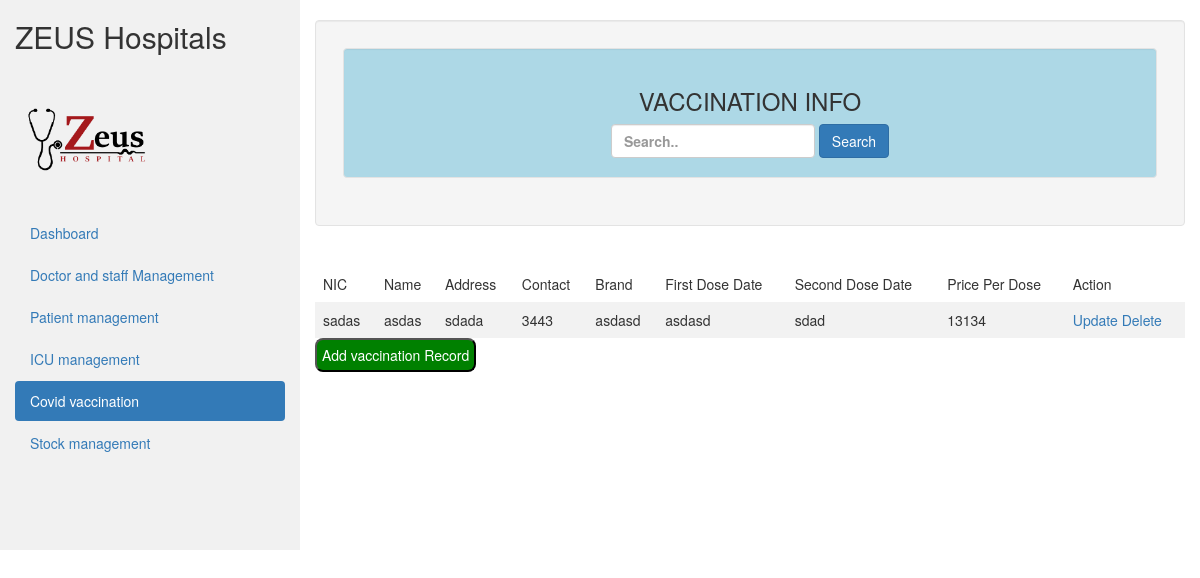
The page /CovidTestingAndVaccination/HTML/testing.php on the database its author committed.
### tables this page shows
CREATE TABLE `testing` (
  `nic` varchar(30) NOT NULL,
  `name` varchar(30) NOT NULL,
  `address` varchar(30) NOT NULL,
  `contact` varchar(30) NOT NULL,
  `brand` varchar(30) NOT NULL,
  `first_dose_date` varchar(30) NOT NULL,
  `second_dose_date` varchar(30) NOT NULL,
  `price` varchar(30) NOT NULL
);

### CovidTestingAndVaccination/HTML/testing.php (the view, shortened to what this page needs)
<!DOCTYPE html>
<html lang="en">
<head>
  <link rel="stylesheet" href="https://maxcdn.bootstrapcdn.com/bootstrap/3.4.1/css/bootstrap.min.css">
  <link res="stylesheet" href="../../AdminDashboard/adminDash.css">
</head>
<body>
<div class="container-fluid">
  <div class="row content">
    <div class="col-sm-3 sidenav hidden-xs">
      <h2>ZEUS Hospitals</h2>
      <img  style="width:150px; height:150px ;"  src="../../HomePage/Images/NavLogo.png">
      <ul class="nav nav-pills nav-stacked">
        <li ><a href="../../AdminDashboard/adminDash.php">Dashboard</a></li>
        <li><a href="../../DoctorAndStaffManagement/HTML/staff.php">Doctor and staff Management</a></li>
        <li><a href="../../PatientManagement/HTML/patient.php">Patient management</a></li>
        <li><a href="../../ICUManagement/HTML/icu.php">ICU management</a></li>
        <li class="active"><a href="#">Covid vaccination</a></li>
        <li><a href="../../EquipmentManagement/HTML/stock.php">Stock management</a></li>
      </ul><br>
    </div>
    <br>
    <div>
<div class="col-sm-9" >
<div class="well">
        <table>
            <tr>
                <td>
                <div class="well" id="dashco">
            <h3 class="empal"> VACCINATION  INFO</h3>
            <div>
            <form class="form-inline" method="POST" action=""><input type="text"
            name="search" class="form-control" placeholder="Search..">
            <button type="submit" name="save" class="btn btn-primary">Search</button></form>
            </div>
            </div>
    </table>
      </div>
            <br>
            <?php
               $host = "localhost";
               $user = "root";
               $password = "";
               $db = "zeus";
               $conn = mysqli_connect($host,$user,$password,$db);
              $result = mysqli_query($conn,"SELECT * FROM testing");
?>
<?php
if (mysqli_num_rows($result) > 0) {
?>
                    <table>
                        <tr>
                          <td>NIC</td>
                        <td>Name</td>
                        <td>Address</td>
                        <td>Contact</td>
                        <td>Brand</td>
                        <td>First Dose Date</td>
                        <td>Second Dose Date</td>
                        <td>Price Per Dose</td>
                        <td>Action</td>
                        </tr>
                          <?php
                          while($row = mysqli_fetch_array($result)) {
                          ?>
                        <tr>
                          <td><?php echo $row["nic"]; ?></td>
                          <td><?php echo $row["name"]; ?></td>
                          <td><?php echo $row["address"]; ?></td>
                          <td><?php echo $row["contact"]; ?></td>
                        <td><?php echo $row["brand"]; ?></td>
                        <td><?php echo $row["first_dose_date"]; ?></td>
                        <td><?php echo $row["second_dose_date"]; ?></td>
                        <td><?php echo $row["price"]; ?></td>
                        <td><a href="../PHP/updateTesting.php?nic=<?php echo $row["nic"]; ?>">Update</a>
                        <a href="../PHP/deleteTesting.php?nic=<?php echo $row["nic"]; ?>">Delete</a></td>
                          </tr>
                          <?php
                          }
                          ?>
                    </table>
                    <?php
                      }
                      else
                      {
                          echo "No result found";
                      }
                      ?>
<button class="btncreate">  <a style="text-decoration:none; color:white;" href="../HTML/addTesting.html"> Add vaccination Record</a>
    </div>
  </div>
</div>
</body>
</html>

### CovidTestingAndVaccination/HTML/testing.php (style rules this page uses)
.row.content { height: 550px }
.sidenav { background-color: #f1f1f1; height: 100%; }
table { border-collapse: collapse; width: 100%; }
th, td { text-align: left; padding: 8px; }
tr:nth-child(even) { background-color: #f2f2f2 }
.btncreate { background-color: green; border-radius:8px; padding:5px; color:white; }
#dashco { background-color: #ADD8E6; text-align: center; font-weight:bold; }

### rows shown on the page
testing: nic "sadas", name "asdas", address "sdada", contact "3443", brand "asdasd", first_dose_date "asdasd", second_dose_date "sdad", price "13134"
